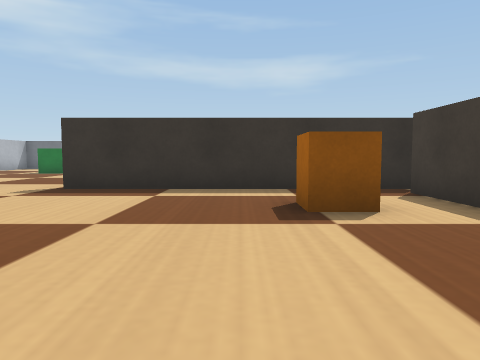
View 1 (above)

24 first-person views from a walk through a Webots world. The camera is 0.07 m above the floor, tilts 4° down and sees 70° across. The floor is counted in squares, 0.1 m on a side. Each view is taken from the middle of a square. On the plan, view 1 faces up. The plan holds only what a view shows up to about 10 squares ahead; the rest is blank. Robots are left out. Simple shapes and patterns stand in for the simulator's stock objects.

View 2
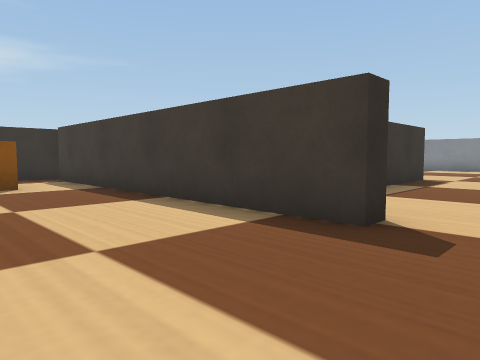

View 3
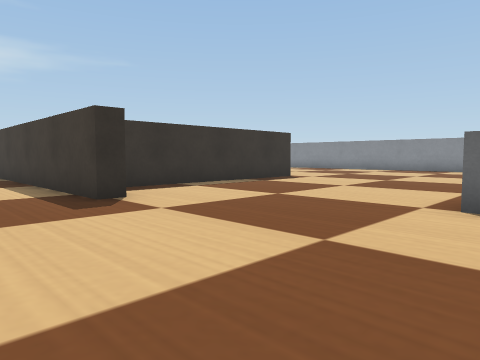

View 4
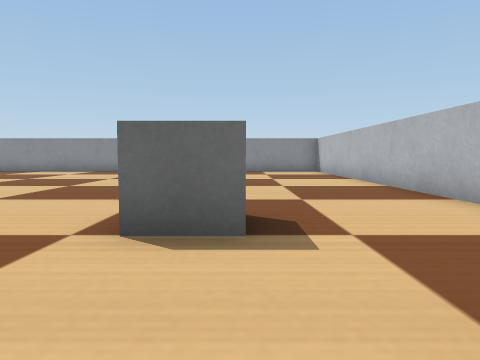

View 5
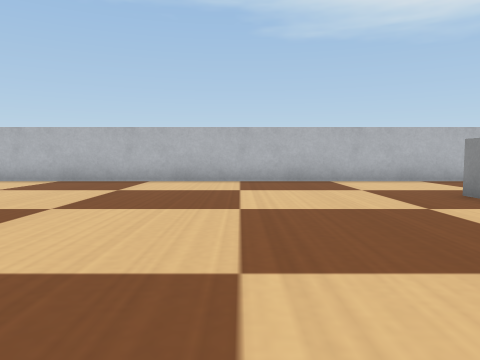

View 6
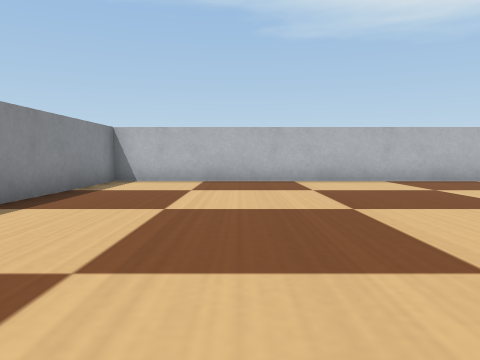

View 7
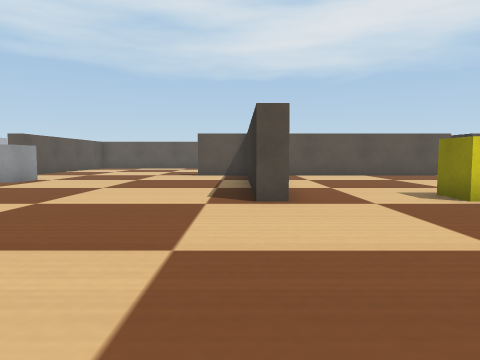

View 8
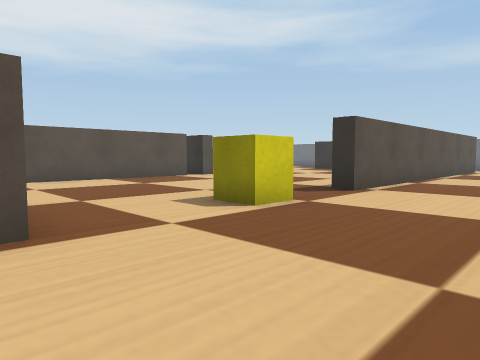

View 9
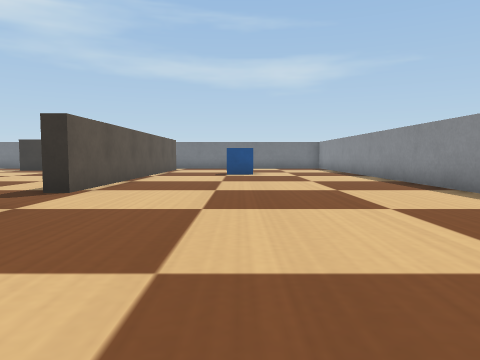

View 10
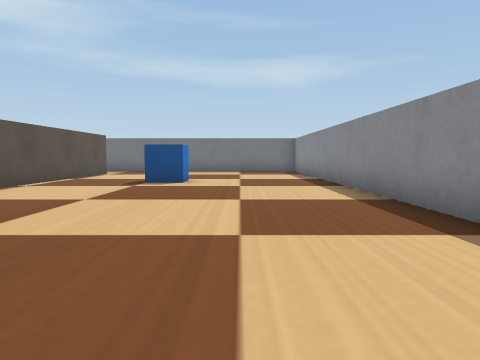

View 11
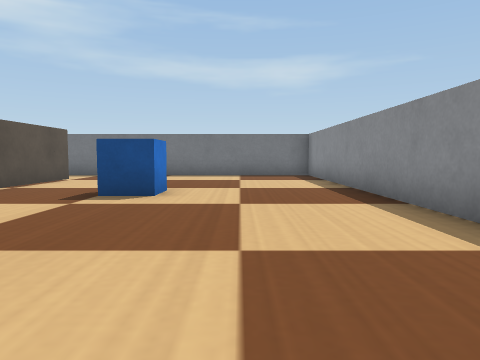

View 12
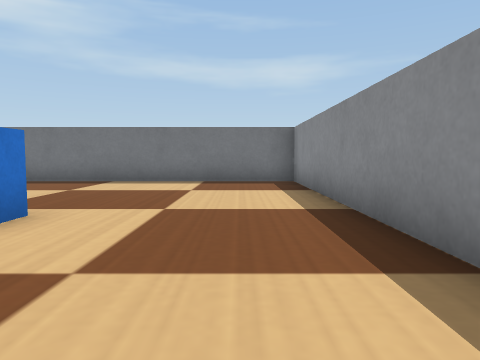

View 13
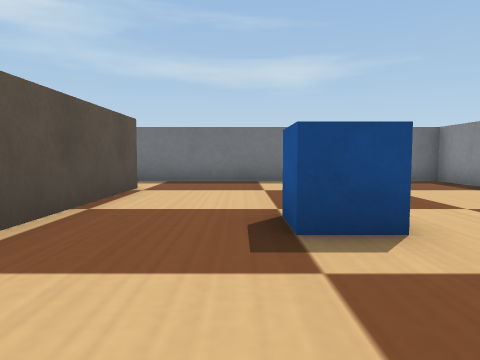

View 14
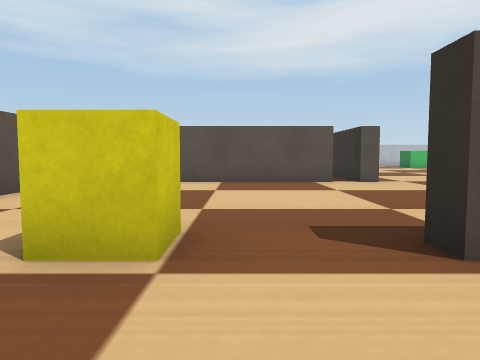

View 15
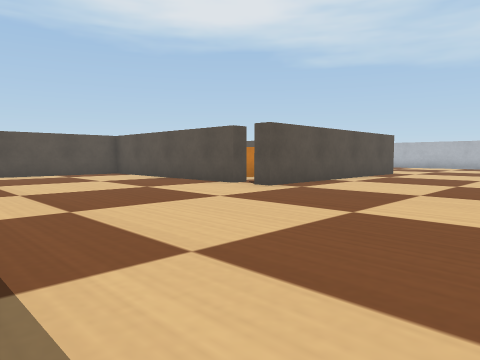

View 16
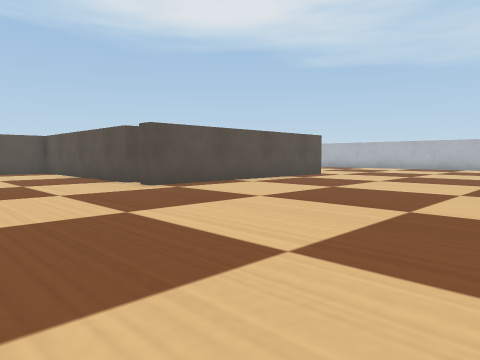

View 17
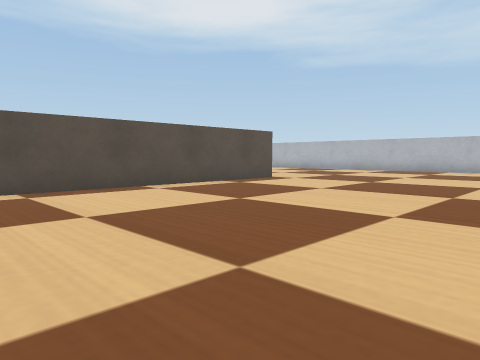

View 18
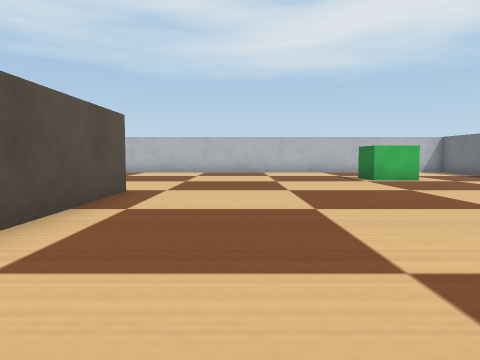

View 19
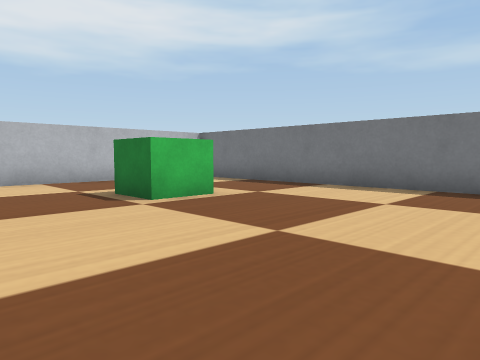

View 20
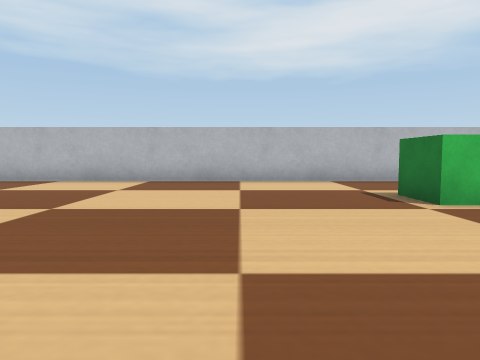

View 21
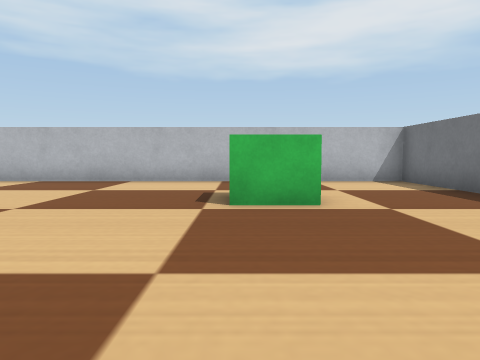

View 22
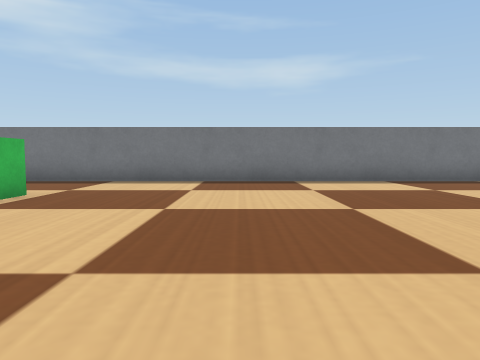

View 23
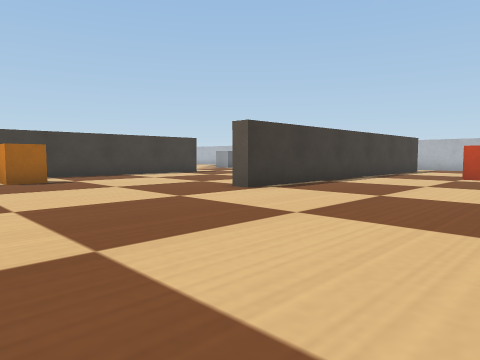

View 24
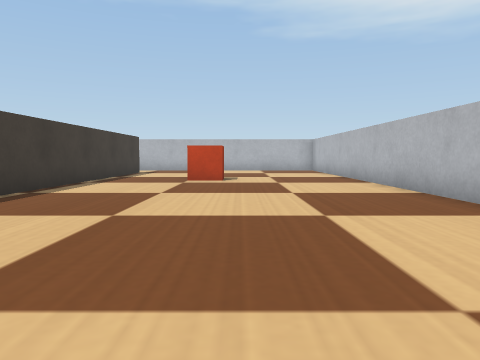

### Floor plan
Points are (right, up) in squares from view 1. A wall is a line through its corners. A room is listed if a view was taken in it or the views show most of it. See-through windows are left out.
Room 1 (views 1, 2, 3, 4, 5, 6, 7, 8, 9, 10, 11, 12, 13, 14, 15, 16, 17, 18, 19, 20, 21, 22, 23, 24)
walls: (6.4, -0.2) (7, -0.2); (3.9, -2.5) (3.3, -2.5) (3.3, 6.5) (3.7, 6.5) (3.7, 1.2); (-3.8, 7.8) (3.7, 7.8) (3.7, 7.2) (-3.8, 7.2); (10.8, -0.1) (10.8, -0.8) (4.6, -0.8); (-3.8, -5.1) (-3.8, 1.5) (-3.2, 1.5); (3.8, 18.5) (-11.5, 18.5) (-11.5, 4.2); (10.8, 16.5) (10.8, 5.5) (10.2, 5.5); (-11.5, 0.1) (-11.5, -5.1); (4.4, -11.5) (18.5, -11.5) (18.5, -6.9); (18.5, 5.4) (18.5, 18.5) (10.1, 18.5)
objects: green box (-8, 14) to (-7, 15); orange box (-7, -6) to (-7, -5); orange box (1, 4) to (2, 5); grey box (6, -8) to (7, -7); yellow box (10, 3) to (11, 3); blue box (14, 12) to (14, 13)

Positions as (right, up) in squares from view 1, and headings:
1: (0, 0), facing up
2: (0, -4), facing up-right
3: (1, -8), facing up-right
4: (3, -8), facing right
5: (11, -2), facing down
6: (15, -2), facing down
7: (16, -1), facing left
8: (14, -1), facing up-left
9: (14, -1), facing up
10: (16, 3), facing up
11: (16, 6), facing up
12: (17, 9), facing up
13: (13, 9), facing up
14: (13, 4), facing left
15: (10, 13), facing down-left
16: (8, 15), facing down-left
17: (5, 15), facing down-left
18: (3, 10), facing left
19: (-2, 11), facing up-left
20: (-2, 11), facing left
21: (-2, 14), facing left
22: (-3, 9), facing up
23: (-9, 7), facing down-right
24: (-8, 5), facing down
